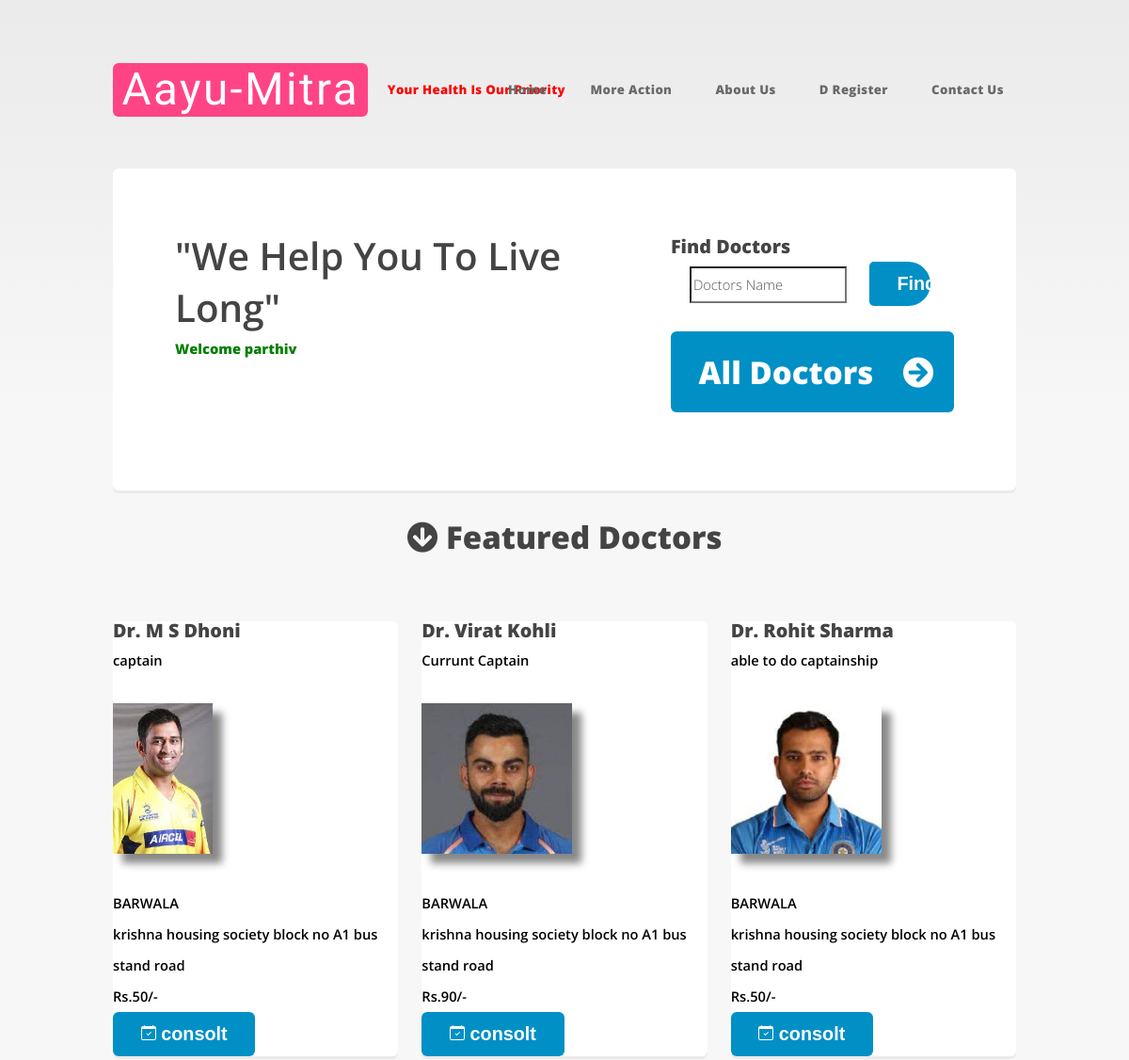
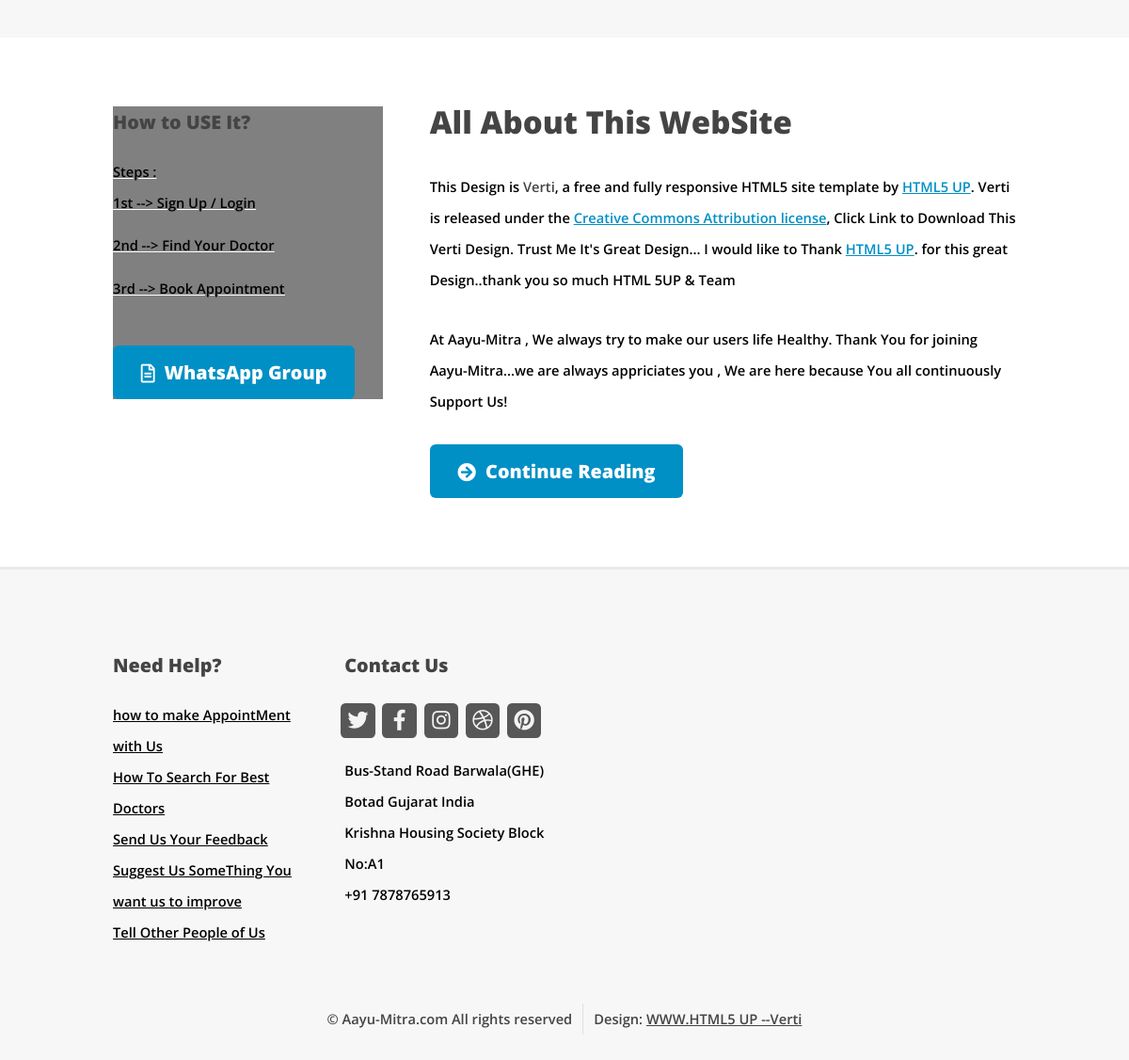
The app's page / (signed in) with its own data (2 pictures, top to bottom).
### am/models.py (models this page shows, shortened)
class Doctor(models.Model):
    id = models.AutoField(primary_key=True) #aa pachhi thi add karel chhe-->primary_key
    image = models.ImageField(upload_to='doctors_images', default="")
    name = models.CharField(max_length=40, null=False)
    address = models.CharField(max_length=150 , null=False)
    city = models.CharField(max_length=10 , null=False , default="")
    degree = models.CharField(max_length=40 , null=False)
    fees = models.CharField(max_length=8, null=False)
    hospital_address = models.CharField(max_length=150 , null=True)
    specializatioin = models.CharField(max_length=40 , null=True)
    average_time_per_patient_minute = models.CharField(max_length=4 , null=False , default="30 minute")
    mobile_number = models.CharField(max_length=15 ,  null=False)
    telephone_number = models.CharField( max_length=15 , null=False)
    email_id = models.EmailField(max_length=30 , null=False , unique=False)
    payment_number = models.CharField(max_length=15 ,null=False)
    emergency_charge = models.CharField( max_length=15 ,null=False)
    achievements = models.CharField(max_length=300, null=True)
    username = models.CharField(max_length=18 , null=False , unique=True)
    password = models.CharField(max_length=14 , null=False , unique=False)

### am/views.py (the view)
# urls.py: path("",views.index , name = "index"),
def index(request):
    doctors = Doctor.objects.all()
    params = {'doctors': doctors}
    return render(request, 'index.html', params)

### am/templates/index.html (shortened to what this page needs)
{% extends 'base.html' %}
{% block body %}
  <body>
    {% load static %}
    <div id="banner-wrapper hh">
      <div id="banner" class="box container">
        <div class="row">
          <div class="col-7 col-12-medium">
            <p><strong>"We Help You To Live Long"</strong></p>
            {% if user.is_authenticated %}
              <h1 class="success_login_message"> Welcome {{request.user}} </h1>
            {% endif %}
          </div>
          <div class="col-5 col-12-medium">
            <ul>
              <h3 class="find_here">Find Doctors</h3>
              <form action="/d_search.html" method="get" class="d-flex search_form">
                <input class="form-control me-2 search_button" type="search" id="search" name="search" placeholder="Doctors Name" aria-label="Search">
                <button class="btn btn-outline-success find-doctors" type="submit">Find</button>
              </form>
              <li><a href="consolt_page.html" class="button large icon solid fa-arrow-circle-right">All Doctors</a></li>
            </ul>
          </div>
        </div>
      </div>
    </div>
    <br>
    <header>
      <center>
      <h2 class="large icon solid fa-arrow-circle-down"> Featured Doctors </h2>
      </center>
    </header>
    <div id="features-wrapper">
      <div class="container">
        <div class="row">
          <div class="col-4 col-12-medium">
            <section class="box feature">
              <header>
                <h2>{{ doctors.0.name }}</h2>
                <p>{{ doctors.0.degree }}</p>
              </header>
              <div class="card mb-4" style="max-width: 540px;">
                <div class="row g-0">
                  <div class="col-md-4">
                    <img src='/media/{{ doctors.0.image }}' class="card-img" alt="..." height="160px">
                  </div>
                  <div class="col-md-8">
                    <div class="card-body">
                      <p class="card-text">{{ doctors.0.city }} </p>
                      <p class="card-text">{{ doctors.0.address }} </p>
                      <p class="card-text">Rs.{{ doctors.0.fees }}/- </p>
                      <a href="consolt_view/{{doctors.0.id}}"><button type="button" class="btn btn-primary">
                        consolt
                        </button>
                      </a>
                    </div>
                  </div>
                </div>
              </div>
            </section>
          </div>
          <div class="col-4 col-12-medium">
            <section class="box feature">
              <header>
                <h2>{{ doctors.1.name }}</h2>
                <p>{{ doctors.1.degree }}</p>
              </header>
              <div class="card mb-4" style="max-width: 540px;">
                <div class="row g-0">
                  <div class="col-md-4">
                    <img src='/media/{{ doctors.1.image }}' class="card-img" alt="..." height="160px">
                  </div>
                  <div class="col-md-8">
                    <div class="card-body">
                      <p class="card-text">{{ doctors.1.city }}</p>
                      <p class="card-text">{{ doctors.1.address }}</p>
                      <p class="card-text">Rs.{{ doctors.1.fees }}/- </p>
                      <a href="consolt_view/{{doctors.1.id}}"><button type="button" class="btn btn-primary">
                        consolt
                      </button></a>
                    </div>
                  </div>
                </div>
              </div>
            </section>
          </div>
          <div class="col-4 col-12-medium">
            <section class="box feature">
              <header>
                <h2>{{ doctors.2.name }}</h2>
                <p>{{ doctors.2.degree }}</p>
              </header>
              <div class="card mb-4" style="max-width: 540px;">
                <div class="row g-0">
                  <div class="col-md-4">
                    <img src='/media/{{ doctors.2.image }}' class="card-img" alt="..." height="160px">
                  </div>
                  <div class="col-md-8">
                    <div class="card-body">
                      <p class="card-text">{{ doctors.2.city }} </p>
                      <p class="card-text">{{ doctors.2.address }} </p>
                      <p class="card-text">Rs.{{ doctors.2.fees }}/- </p>
                      <a href="consolt_view/{{doctors.2.id}}"><button type="button" class="btn btn-primary">
                        consolt
                        </button>
                      </a>
                    </div>
                  </div>
                </div>
              </div>
            </section>
          </div>
        </div>
      </div>
    </div>
    <div id="main-wrapper">
      <div class="container">
        <div class="row gtr-200">
          <div class="col-4 col-12-medium">
            <div id="sidebar">
              <section class="widget thumbnails how_to_use">
                <h3>How to USE It?</h3>
                <div class="grid">
                  <span> <b class="steps"> Steps :</b> </span>
                  <div class="row gtr-50">
                    <a href="/"><div class="row-3 steps"><strong class="steps">1st --> Sign Up / Login</strong></div></a><br>
                    <div class="row-3 steps"><strong class="steps">2nd --> Find Your Doctor</strong></div>
                    <div class="row-3 steps"><strong class="steps">3rd --> Book Appointment</strong></div>
                  </div>
                </div>
                <a href="#" class="button icon fa-file-alt">WhatsApp Group</a>
              </section>
            </div>
          </div>
          <div class="col-8 col-12-medium imp-medium">
            <div id="content">
              <section class="last">
                <h2>All About This WebSite</h2>
                <p>This Design is <strong>Verti</strong>, a free and fully responsive HTML5 site template by <a
                href="http://html5up.net">HTML5 UP</a>.
                Verti is released under the <a href="http://html5up.net/license">Creative Commons Attribution license</a>,
                Click Link to Download This Verti Design. Trust Me It's Great Design...
                I would like to Thank <a
                href="http://html5up.net">HTML5 UP</a>. for this great Design..thank you so much HTML 5UP & Team</p>
                <p> At Aayu-Mitra , We always try to make our users life Healthy.
                Thank You for joining Aayu-Mitra...we are always appriciates you , We are here because You all continuously Support Us!</p>
                <a href="#" class="button icon solid fa-arrow-circle-right">Continue Reading</a>
              </section>
            </div>
          </div>
        </div>
      </div>
    </div>
  </div>
</body>
{% endblock %}

### am/templates/index.html (style rules this page uses)
body { color: black; font-weight: 555; }
.card-img { box-shadow: 10px 10px 8px #888888; border: 5px; }
.search_button { margin-right: 20px; margin-bottom: 10px; }
.find-doctors { width : 25%; border-top-right-radius: 30px; border-bottom-right-radius: 30px; }
.search_form { margin: 20px; margin-top: 0px; }
.find_here { margin: 0px; }
#banner { margin-top: 10px; }
.steps { text-decoration: white underline; color : black; }
.how_to_use { background-color : grey; }
.success_login_message { color : green; }

### records on screen
Doctor: name "Dr. M S Dhoni", degree "captain", image (picture), city "BARWALA", address "krishna housing society block no A1 bus stand road", fees "50"
Doctor: name "Dr. Virat Kohli", degree "Currunt Captain", image (picture), city "BARWALA", address "krishna housing society block no A1 bus stand road", fees "90"
Doctor: name "Dr. Rohit Sharma", degree "able to do captainship", image (picture), city "BARWALA", address "krishna housing society block no A1 bus stand road", fees "50"

### other values on screen
{{ request.user }} "parthiv"
